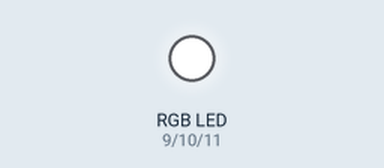
This sketch was run on a simulated Arduino Uno, built with avr-gcc and run on an emulated ATmega328P. Shown: an RGB LED mixed from three pins (HIGH = lit).

Above: at 0.5 s.
At 2.5 s:
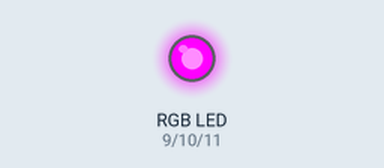
At 3.5 s:
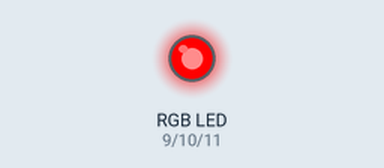
At 4.5 s:
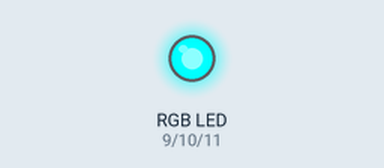
At 6.5 s:
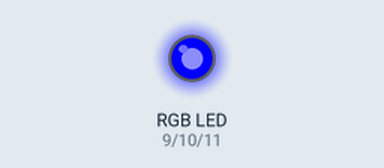
At 9.5 s:
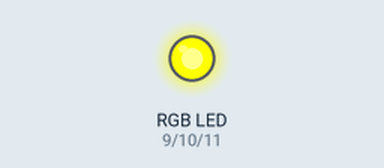
Timing chart, 0 to 10.4 s (numbered marks = the images above):
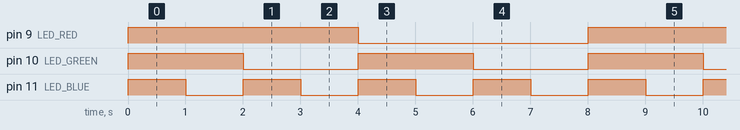

The sketch:

RGBTestCode.ino
```cpp
#define LED_RED 9
#define LED_GREEN 10
#define LED_BLUE 11


// The Colors are valued such that the bits are
// 0b {RED} {GREEN} {BLUE}
enum LEDColor {
  RED = 0b100,
  GREEN = 0b010,
  BLUE = 0b001,
  YELLOW = 0b110,
  MAGENTA = 0b101,
  CYAN = 0b011,
  WHITE = 0b111,
  OFF = 0b000
};

byte currentColor = OFF;

void setup() {
  pinMode(LED_RED, OUTPUT);
  pinMode(LED_GREEN, OUTPUT);
  pinMode(LED_BLUE, OUTPUT);
}

void loop() {
  setLEDColor((LEDColor) currentColor);
  currentColor++;
  delay(1000);
}

// The LED is common annode meaning a 0 will turn the light on
void setLEDColor(LEDColor col) {
  digitalWrite(LED_RED, !((col & 0x4) >> 2));
  digitalWrite(LED_GREEN, !((col & 0x2) >> 1));
  digitalWrite(LED_BLUE, !((col & 0x1) >> 0));
}
```

Measured:
- by itself, pin 9 (LED_RED): alternates HIGH for 4.0 s and LOW for 4.0 s
- by itself, pin 10 (LED_GREEN): alternates HIGH for 2.0 s and LOW for 2.0 s
- by itself, pin 11 (LED_BLUE): alternates HIGH for 1.0 s and LOW for 1.0 s
